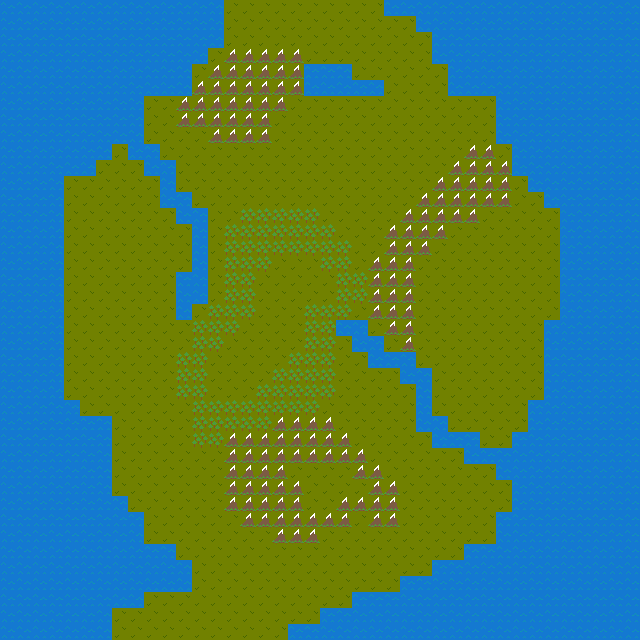

A level layout from a 2D game, rendered from its tile map. Below: a short description, then the map file with tile-grid data replaced by summaries:
An orthogonal 40x40 tile map with 16x16 px tiles, 1 tile layer (Tile Layer 1).

<map version="1.0" tiledversion="1.0.3" orientation="orthogonal" renderorder="right-down" width="40" height="40" tilewidth="16" tileheight="16" nextobjectid="1">
 <tileset firstgid="1" source="Tile_Set.tsx" />
 <layer name="Tile Layer 1" width="40" height="40">
  <data>[1600 cells, 1600 non-empty, 4 distinct tile ids]</data>
 </layer>
</map>